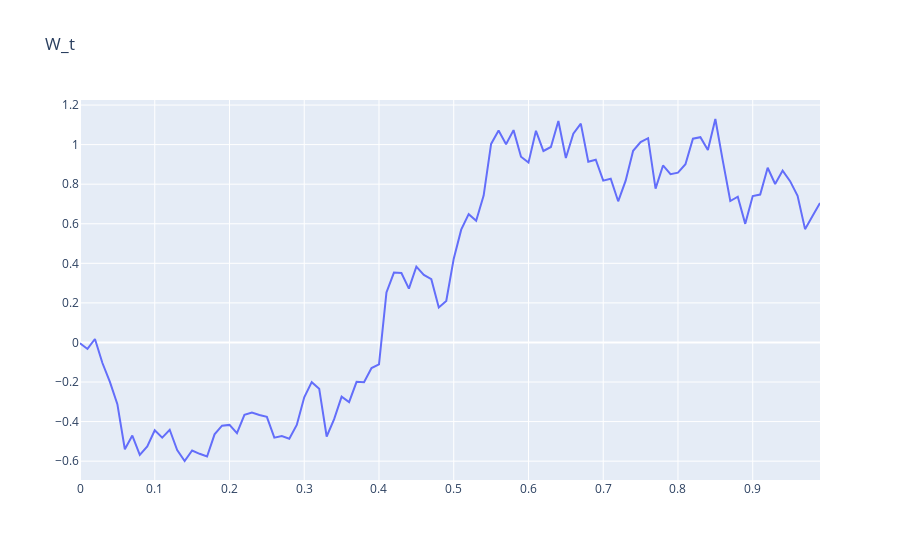

This figure's notebook cell:
### Code cell
"""
Brownian path
"""
fig = go.Figure()
for path_name in ['BROWNIAN']:
    path = paths_dic[path_name]
    fig.add_trace(go.Scatter(x=grid, y=np.array(list(map(f_map(path, 1), grid))),
                    mode='lines',
                    name=path_name))
fig.update_layout(title="W_t")
fig.show()
